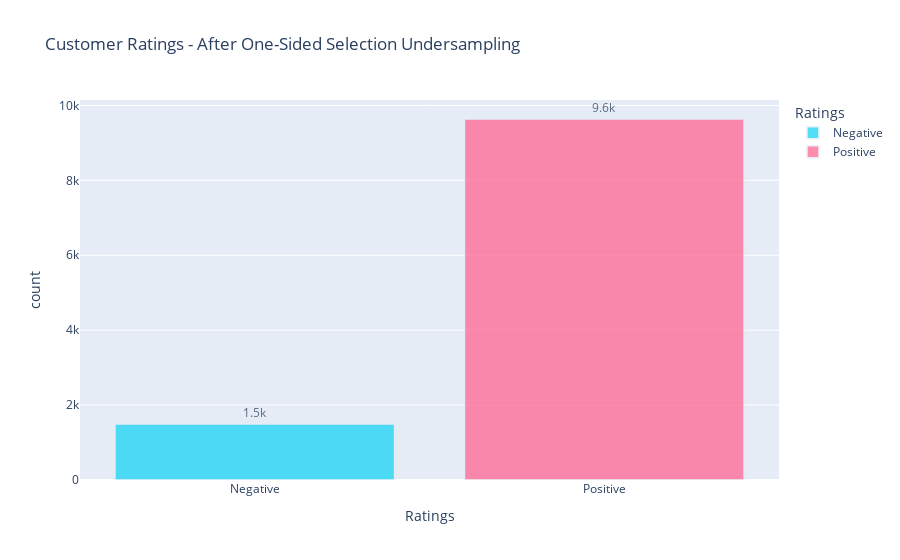

Notebook code for this chart:
### Markdown cell above
## Checking for Class Imbalance after One-Sided Selection Undersampling

### Code cell
# create a data frame to count the number of customer reviews by products and also rename a column as count
rating_counts = pd.DataFrame(pd.DataFrame(Y_train_oss).rename(columns = {0:'review_star'}).value_counts()).reset_index().rename( \
    columns={'review_star': 'Ratings', 0:'count'})

# add a sort index
rating_counts['Ratings_for_sorting'] = rating_counts['Ratings']

# convert ratings to str type for visualization
rating_counts['Ratings'] = rating_counts['Ratings'].astype(str)

# Sort order by custom column and display 
rating_counts.sort_values(by=['Ratings_for_sorting'], inplace = True)

# use plotly to create a bar graph of number of reviews by brand and using customized color coding 
fig = px.bar(rating_counts, x="Ratings", y="count", color="Ratings", 
             title= "Customer Ratings - After One-Sided Selection Undersampling", text_auto = '.2s', 
             color_discrete_map={'0.0':'red', '1.0':'orange', '2.0': 'yellow',
                                 '3.0':'rgb(179,226,205)', '4.0':'rgb(27,158,119)'})

# figure customization
fig.update_traces(textfont_size=12, textangle=0, textposition="outside", cliponaxis=False,
 marker_line_width=1.5, opacity = 0.75)

### Figure 1 — Plotly figure (JSON) as saved in the notebook; plotly's stock layout.template omitted (floating-point values rounded to 4 significant figures)
{"data": [{"alignmentgroup": "True", "cliponaxis": false, "hovertemplate": "Ratings=%{x}<br>count=%{y}<extra></extra>", "legendgroup": "Negative", "marker": {"color": "#19d3f3", "line": {"width": 1.5}, "pattern": {"shape": ""}}, "name": "Negative", "offsetgroup": "Negative", "opacity": 0.75, "orientation": "v", "showlegend": true, "textangle": 0, "textfont": {"size": 12}, "textposition": "outside", "texttemplate": "%{y:.2s}", "type": "bar", "x": ["Negative"], "xaxis": "x", "y": [1498], "yaxis": "y"}, {"alignmentgroup": "True", "cliponaxis": false, "hovertemplate": "Ratings=%{x}<br>count=%{y}<extra></extra>", "legendgroup": "Positive", "marker": {"color": "#FF6692", "line": {"width": 1.5}, "pattern": {"shape": ""}}, "name": "Positive", "offsetgroup": "Positive", "opacity": 0.75, "orientation": "v", "showlegend": true, "textangle": 0, "textfont": {"size": 12}, "textposition": "outside", "texttemplate": "%{y:.2s}", "type": "bar", "x": ["Positive"], "xaxis": "x", "y": [9638], "yaxis": "y"}], "layout": {"barmode": "relative", "legend": {"title": {"text": "Ratings"}, "tracegroupgap": 0}, "title": {"text": "Customer Ratings - After One-Sided Selection Undersampling"}, "xaxis": {"anchor": "y", "categoryarray": ["Negative", "Positive"], "categoryorder": "array", "domain": [0, 1], "title": {"text": "Ratings"}}, "yaxis": {"anchor": "x", "domain": [0, 1], "title": {"text": "count"}}}}
